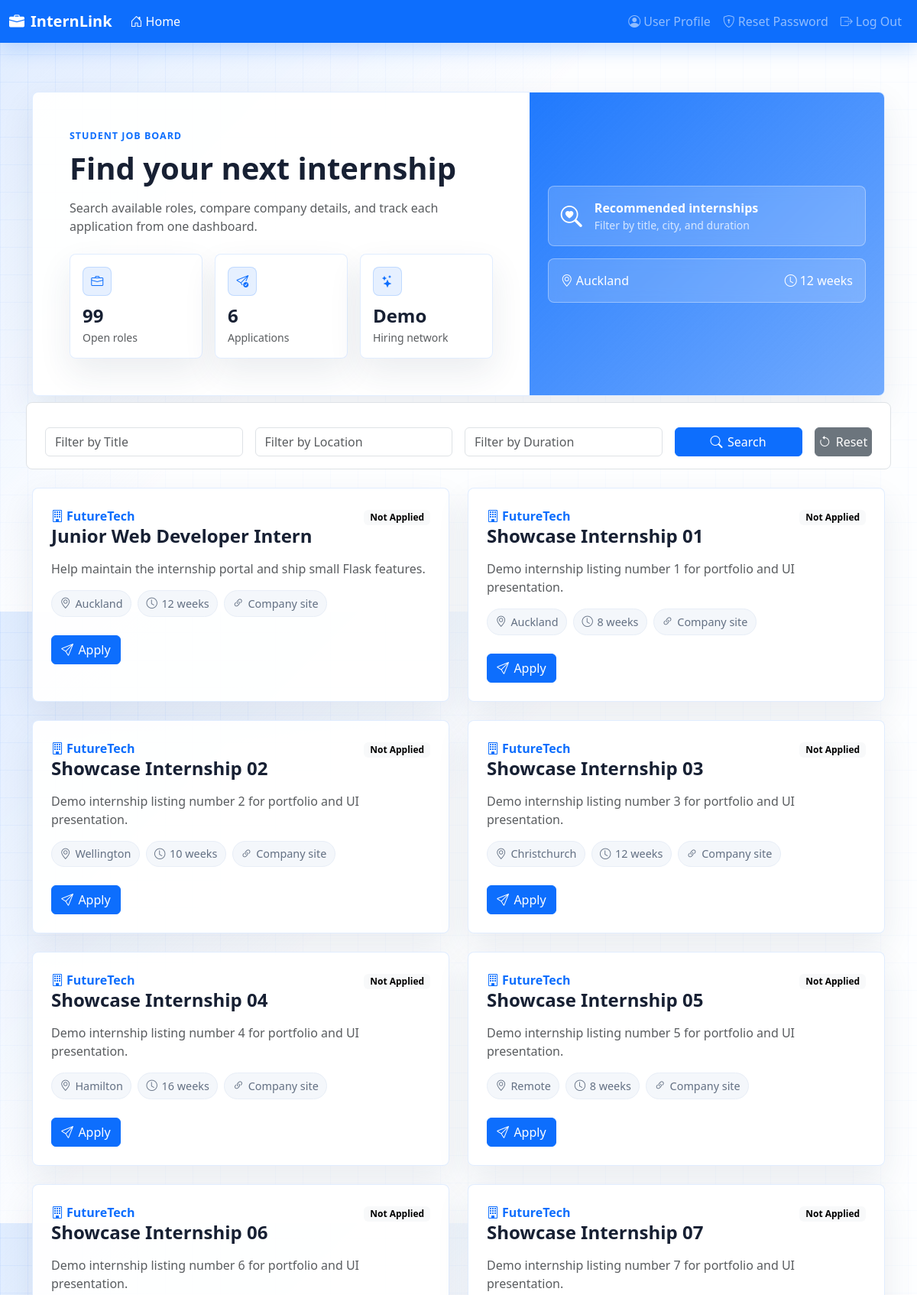
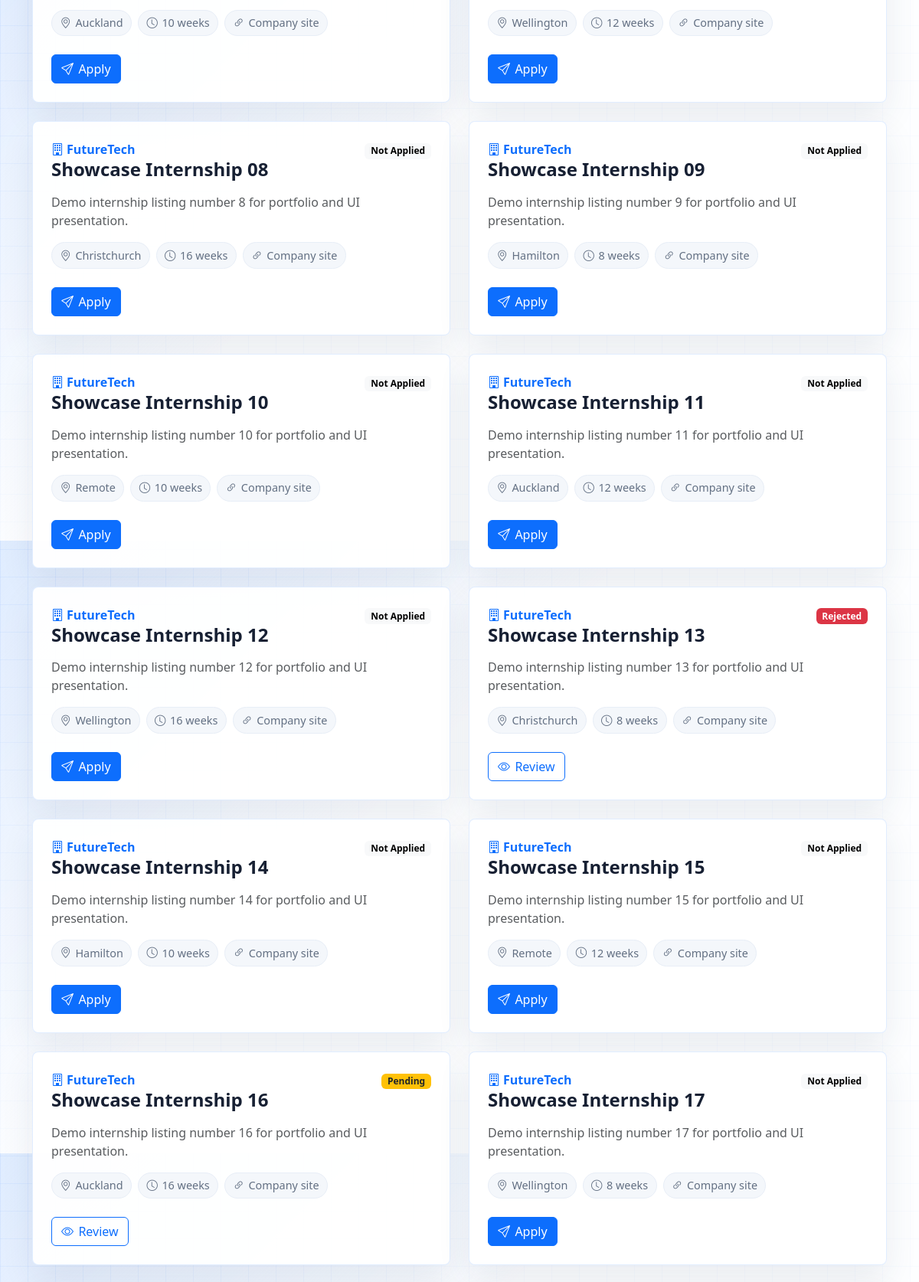
Page /customer/home (signed in, upper part) on the committed database (2 pictures, top to bottom).
### tables this page shows
CREATE TABLE internships (
    internship_id INTEGER PRIMARY KEY AUTOINCREMENT,
    company_id INTEGER NOT NULL,
    title TEXT NOT NULL,
    description TEXT NOT NULL,
    location TEXT,
    duration TEXT,
    salary REAL,
    deadline TEXT,
    stipend TEXT,
    "number_opening" INTEGER DEFAULT 1,
    additional_info TEXT, skills_required TEXT, number_of_opening INTEGER DEFAULT 1,
    FOREIGN KEY (company_id) REFERENCES employers(emp_id) ON DELETE CASCADE
);

CREATE TABLE employers (
    emp_id INTEGER PRIMARY KEY AUTOINCREMENT,
    user_id INTEGER NOT NULL UNIQUE,
    company_name TEXT NOT NULL,
    company_description TEXT,
    website TEXT,
    logo_path TEXT DEFAULT 'images/default.JPG',
    FOREIGN KEY (user_id) REFERENCES users(user_id) ON DELETE CASCADE
);

CREATE TABLE applications (
    student_id INTEGER NOT NULL,
    internship_id INTEGER NOT NULL,
    status TEXT NOT NULL DEFAULT 'pending'
        CHECK (status IN ('pending', 'reviewing', 'accepted', 'rejected')),
    feedback TEXT,
    coverletter TEXT,
    PRIMARY KEY (student_id, internship_id),
    FOREIGN KEY (student_id) REFERENCES students(student_id) ON DELETE CASCADE,
    FOREIGN KEY (internship_id) REFERENCES internships(internship_id) ON DELETE CASCADE
);

### mysite/customer.py (the view)
@app.route("/customer/home")
def customer_home():
    if "loggedin" not in session:
        return redirect(url_for("login"))
    if session["role"] != "Student":
        return render_template("access_denied.html"), 403
    with db.get_cursor() as cursor:
        cursor.execute(
            """
            SELECT
                i.*,
                e.*,
                a.status
            FROM internships i
            JOIN employers e ON i.company_id = e.emp_id
            LEFT JOIN applications a
                ON a.internship_id = i.internship_id
                AND a.student_id = (
                    SELECT student_id FROM students WHERE user_id = %s
                )
            ORDER BY i.company_id ASC
            """,
            (session["user_id"],),
        )
        internships = cursor.fetchall()
    return render_template("customer_home.html", internships=internships)

### mysite/db.py (called while the page is built)
def _connect_sqlite(database: str, autocommit: bool):
    db_path = Path(database)
    db_path.parent.mkdir(parents=True, exist_ok=True)
    connection = sqlite3.connect(db_path)
    connection.row_factory = sqlite3.Row
    if autocommit:
        connection.isolation_level = None
    return connection

def get_db():
    if "db" not in g:
        backend = connection_params.get("backend", "mysql")
        if backend == "sqlite":
            g.db = _connect_sqlite(
                str(connection_params["database"]),
                bool(connection_params.get("autocommit", True)),
            )
        else:
            g.db = _connect_mysql()
    return g.db

def get_cursor():
    connection = get_db()
    if connection_params.get("backend") == "sqlite":
        return SQLiteCursorWrapper(connection.cursor())
    return connection.cursor(cursorclass=MySQLdb.cursors.DictCursor)

    @staticmethod
    def _adapt_query(query: str) -> str:
        return query.replace("%s", "?")

    def execute(self, query: str, params=None):
        sql = self._adapt_query(query)
        if params is None:
            self._cursor.execute(sql)
        else:
            self._cursor.execute(sql, params)
        return self

    def fetchall(self):
        rows = self._cursor.fetchall()
        return [dict(row) for row in rows]

    def close(self):
        self._cursor.close()

    def __enter__(self):
        return self

    def __exit__(self, exc_type, exc, tb):
        self.close()
        return False

### templates/customer_home.html (shortened to what this page needs)
{% extends 'userbase.html' %} {% block title %}Student Home{% endblock %}
{% set active_page = 'home' %} {% block content %}
<section class="container py-4 py-lg-5">
  <div class="page-hero row g-0 mb-4">
    <div class="col-lg-7 p-4 p-lg-5">
      <p class="hero-kicker mb-2">Student job board</p>
      <h1 class="fw-bold mb-3">Find your next internship</h1>
      <p class="text-muted mb-4">
        Search available roles, compare company details, and track each application from one dashboard.
      </p>
      <div class="row g-3">
        <div class="col-sm-4">
          <div class="stat-tile p-3 h-100">
            <div class="icon-badge mb-2"><i class="bi bi-briefcase"></i></div>
            <div class="fs-4 fw-bold">{{ internships|length }}</div>
            <div class="text-muted small">Open roles</div>
          </div>
        </div>
        <div class="col-sm-4">
          <div class="stat-tile p-3 h-100">
            <div class="icon-badge mb-2"><i class="bi bi-send-check"></i></div>
            <div class="fs-4 fw-bold">{{ internships|selectattr('status')|list|length }}</div>
            <div class="text-muted small">Applications</div>
          </div>
        </div>
        <div class="col-sm-4">
          <div class="stat-tile p-3 h-100">
            <div class="icon-badge mb-2"><i class="bi bi-stars"></i></div>
            <div class="fs-4 fw-bold">Demo</div>
            <div class="text-muted small">Hiring network</div>
          </div>
        </div>
      </div>
    </div>
    <div class="col-lg-5 job-visual d-flex align-items-center p-4">
      <div class="w-100">
        <div class="job-visual-card p-3 mb-3">
          <div class="d-flex align-items-center">
            <i class="bi bi-search-heart fs-3 me-3"></i>
            <div>
              <div class="fw-bold">Recommended internships</div>
              <div class="small opacity-75">Filter by title, city, and duration</div>
            </div>
          </div>
        </div>
        <div class="job-visual-card p-3">
          <div class="d-flex justify-content-between">
            <span><i class="bi bi-geo-alt me-1"></i>Auckland</span>
            <span><i class="bi bi-clock me-1"></i>12 weeks</span>
          </div>
        </div>
      </div>
    </div>
  </div>
  <form class="filter-bar bg-white border p-3 row g-3 mb-4 align-items-center" id="filterForm">
    <div class="col-md-3">
      <input type="text" id="categoryInput" class="form-control" placeholder="Filter by Title" />
    </div>
    <div class="col-md-3">
      <input type="text" id="locationInput" class="form-control" placeholder="Filter by Location" />
    </div>
    <div class="col-md-3">
      <input type="text" id="durationInput" class="form-control" placeholder="Filter by Duration" />
    </div>
    <div class="col-md-2">
      <button type="submit" class="btn btn-primary w-100"><i class="bi bi-search"></i>Search</button>
    </div>
    <div class="col-md-1">
      <button type="button" class="btn btn-secondary w-100" onclick="resetFilters()">
        <i class="bi bi-arrow-counterclockwise"></i>Reset
      </button>
    </div>
  </form>
  {% if internships %}
  <div class="row g-4">
    {% for internship in internships %}
    <div class="col-lg-6">
      <article
        class="job-card p-4 h-100"
        data-title="{{ internship.title | lower }}"
        data-location="{{ internship.location | lower if internship.location else '' }}"
        data-duration="{{ internship.duration | lower if internship.duration else '' }}"
      >
        <div class="d-flex justify-content-between gap-3 mb-3">
          <div>
            <div class="text-primary fw-semibold">
              <i class="bi bi-building me-1"></i>{{ internship.company_name }}
            </div>
            <h2 class="h4 fw-bold mb-0">{{ internship.title }}</h2>
          </div>
          <div>
            {% if internship.status %}
              {% if internship.status == 'pending' %}
              <span class="badge bg-warning text-dark">{{ internship.status | capitalize }}</span>
              {% elif internship.status == 'rejected' %}
              <span class="badge bg-danger">{{ internship.status | capitalize }}</span>
              {% elif internship.status == 'accepted' %}
              <span class="badge bg-success">{{ internship.status | capitalize }}</span>
              {% else %}
              <span class="badge bg-secondary">{{ internship.status | capitalize }}</span>
              {% endif %}
            {% else %}
              <span class="badge text-bg-light">Not Applied</span>
            {% endif %}
          </div>
        </div>
        <p class="text-muted">{{ internship.description }}</p>
        <div class="d-flex flex-wrap gap-2 mb-4">
          <span class="meta-pill"><i class="bi bi-geo-alt"></i>{{ internship.location }}</span>
          <span class="meta-pill"><i class="bi bi-clock"></i>{{ internship.duration }}</span>
          {% if internship.website %}
          <a class="meta-pill text-decoration-none" href="{{ internship.website }}" target="_blank">
            <i class="bi bi-link-45deg"></i>Company site
          </a>
          {% endif %}
        </div>
        {% if internship.status is none %}
        <a href="{{ url_for('apply', internship_id=internship.internship_id) }}" class="btn btn-primary">
          <i class="bi bi-send"></i>Apply
        </a>
        {% else %}
        <a href="{{ url_for('apply', internship_id=internship.internship_id, review='true') }}" class="btn btn-outline-primary">
          <i class="bi bi-eye"></i>Review
        </a>
        {% endif %}
      </article>
    </div>
    {% endfor %}
  </div>
  {% else %}
  <div class="alert alert-info text-center">No internship listings found at the moment.</div>
  {% endif %}
</section>
{% endblock %}

### static/css/app.css (style rules this page uses)
:root { --job-primary-soft: rgba(13, 110, 253, 0.1); --job-primary-line: rgba(13, 110, 253, 0.18); --job-ink: #172033; --job-muted: #637083; --job-surface: rgba(255, 255, 255, 0.94); }
body.job-shell, body.auth-shell { min-height: 100vh; color: var(--job-ink); background: linear-gradient(135deg, rgba(13, 110, 253, 0.1), rgba(255, 255, 255, 0.7) 42%), linear-gradient(90deg, rgba(13, 110, 253, 0.07) 1px, transparent 1px), linear-gradient(0deg, rgba(13, 110, 253, 0.06) 1px, transparent 1px), #f7faff; background-size: auto, 36px 36px, 36px 36px, auto; }
.page-hero, .auth-panel, .content-panel, .job-card, .stat-tile { background: var(--job-surface); border: 1px solid rgba(13, 110, 253, 0.12); box-shadow: 0 18px 44px rgba(28, 50, 94, 0.09); }
.page-hero { border-radius: 8px; overflow: hidden; }
.hero-kicker { color: var(--bs-primary); font-size: 0.78rem; font-weight: 800; letter-spacing: 0.08em; text-transform: uppercase; }
.job-visual { min-height: 220px; background: linear-gradient(135deg, rgba(13, 110, 253, 0.92), rgba(13, 110, 253, 0.58)), repeating-linear-gradient(45deg, rgba(255, 255, 255, 0.14) 0 1px, transparent 1px 18px); color: #fff; }
.job-visual-card { border: 1px solid rgba(255, 255, 255, 0.35); border-radius: 8px; background: rgba(255, 255, 255, 0.16); backdrop-filter: blur(8px); }
.filter-bar, .content-panel { border-radius: 8px; }
.job-card { border-radius: 8px; transition: transform 160ms ease, box-shadow 160ms ease; }
.stat-tile { border-radius: 8px; }
.icon-badge { align-items: center; background: var(--job-primary-soft); border: 1px solid var(--job-primary-line); border-radius: 8px; color: var(--bs-primary); display: inline-flex; height: 2.4rem; justify-content: center; width: 2.4rem; }
.meta-pill { align-items: center; background: #f4f7fb; border: 1px solid #e8eef7; border-radius: 999px; color: var(--job-muted); display: inline-flex; font-size: 0.9rem; gap: 0.35rem; padding: 0.35rem 0.65rem; }
.btn { align-items: center; display: inline-flex; gap: 0.4rem; justify-content: center; }

### rows in the picture
internships: company_name "FutureTech", title "Junior Web Developer Intern", shows "Not Applied", description "Help maintain the internship portal and ship small Flask features.", location "Auckland", duration "12 weeks"
internships: company_name "FutureTech", title "Showcase Internship 01", shows "Not Applied", description "Demo internship listing number 1 for portfolio and UI presentation.", location "Auckland", duration "8 weeks"
internships: company_name "FutureTech", title "Showcase Internship 02", shows "Not Applied", description "Demo internship listing number 2 for portfolio and UI presentation.", location "Wellington", duration "10 weeks"
internships: company_name "FutureTech", title "Showcase Internship 03", shows "Not Applied", description "Demo internship listing number 3 for portfolio and UI presentation.", location "Christchurch", duration "12 weeks"
internships: company_name "FutureTech", title "Showcase Internship 04", shows "Not Applied", description "Demo internship listing number 4 for portfolio and UI presentation.", location "Hamilton", duration "16 weeks"
internships: company_name "FutureTech", title "Showcase Internship 05", shows "Not Applied", description "Demo internship listing number 5 for portfolio and UI presentation.", location "Remote", duration "8 weeks"
internships: company_name "FutureTech", title "Showcase Internship 06", shows "Not Applied", description "Demo internship listing number 6 for portfolio and UI presentation.", location "Auckland", duration "10 weeks"
internships: company_name "FutureTech", title "Showcase Internship 07", shows "Not Applied", description "Demo internship listing number 7 for portfolio and UI presentation.", location "Wellington", duration "12 weeks"
internships: company_name "FutureTech", title "Showcase Internship 08", shows "Not Applied", description "Demo internship listing number 8 for portfolio and UI presentation.", location "Christchurch", duration "16 weeks"
internships: company_name "FutureTech", title "Showcase Internship 09", shows "Not Applied", description "Demo internship listing number 9 for portfolio and UI presentation.", location "Hamilton", duration "8 weeks"
internships: company_name "FutureTech", title "Showcase Internship 10", shows "Not Applied", description "Demo internship listing number 10 for portfolio and UI presentation.", location "Remote", duration "10 weeks"
internships: company_name "FutureTech", title "Showcase Internship 11", shows "Not Applied", description "Demo internship listing number 11 for portfolio and UI presentation.", location "Auckland", duration "12 weeks"
internships: company_name "FutureTech", title "Showcase Internship 12", shows "Not Applied", description "Demo internship listing number 12 for portfolio and UI presentation.", location "Wellington", duration "16 weeks"
applications: company_name "FutureTech", title "Showcase Internship 13", status "Rejected", description "Demo internship listing number 13 for portfolio and UI presentation.", location "Christchurch", duration "8 weeks"
internships: company_name "FutureTech", title "Showcase Internship 14", shows "Not Applied", description "Demo internship listing number 14 for portfolio and UI presentation.", location "Hamilton", duration "10 weeks"
internships: company_name "FutureTech", title "Showcase Internship 15", shows "Not Applied", description "Demo internship listing number 15 for portfolio and UI presentation.", location "Remote", duration "12 weeks"
applications: company_name "FutureTech", title "Showcase Internship 16", status "Pending", description "Demo internship listing number 16 for portfolio and UI presentation.", location "Auckland", duration "16 weeks"
internships: company_name "FutureTech", title "Showcase Internship 17", shows "Not Applied", description "Demo internship listing number 17 for portfolio and UI presentation.", location "Wellington", duration "8 weeks"

### other values in the picture
{{ internships|length }} "99"
{{ internships|selectattr('status')|list|length }} "6"
